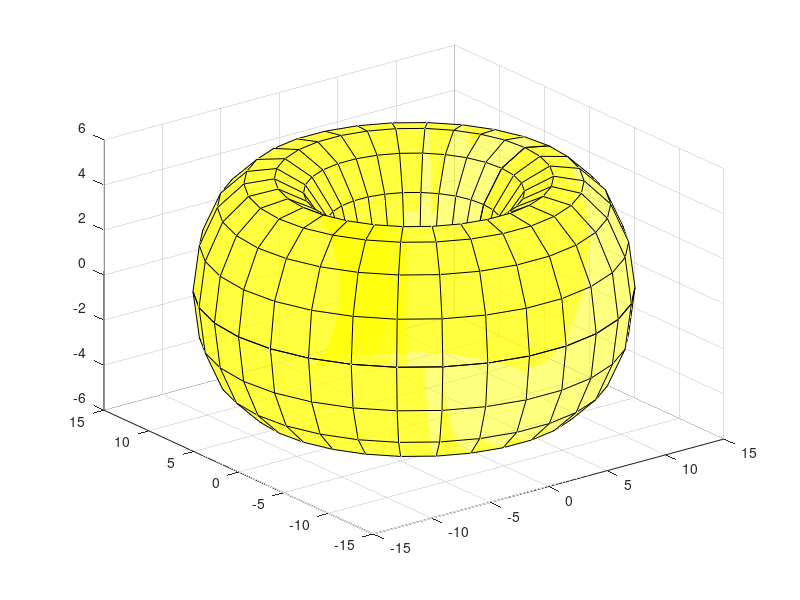

MATLAB code to generate this figure:
function [x, y, z] = torus (r1,r2,n,cm,ax)
% TORUS Generate a torus.
% torus (r, n, a) generates a plot of a
% torus with central radius a and
% lateral radius r.
% n controls the number of facets
% on the surface.
% These input variables are optional
% with defaults r = 0.5, n = 30, a = 1.
%
% [x, y, z] = torus(r, n, a) generates
% three (n + 1)-by-(n + 1) matrices so
% that surf (x, y, z) will produce the
% torus.
%
% See also SPHERE, CYLINDER
%
% MATLAB Primer, 6th Edition
% Kermit Sigmon and Timothy A. Davis
% Section 11.5, page 65.

if nargin < 5, ax=[]; end
if nargin < 4, cm=[1  1  0]; end
if nargin < 3, n = 30 ; end
if nargin < 2, r2 = 10 ; end
if nargin < 1, r1 = 5 ; end
theta = pi * (0:2:2*n)/n ;
phi = 2*pi* (0:2:n)'/n ;
xx = (r2 + r1*cos(phi)) * cos(theta) ;
yy = (r2 + r1*cos(phi)) * sin(theta) ;
zz = r1 * sin(phi) * ones(size(theta)) ;
%if nargout == 0
if ~isempty(ax)
    hSurface = surf(ax, xx, yy, zz);    
    set(hSurface, 'FaceColor',cm, 'FaceAlpha',0.5);%, 'EdgeAlpha', 0);
    %ar = (r1 + r2)/sqrt(2) ;    
    %axis([-ar, ar, -ar, ar, -ar, ar]) ;
elseif nargout == 0
    hSurface=surf(xx, yy, zz);
    set(hSurface, 'FaceColor',cm, 'FaceAlpha',0.5);%, 'EdgeAlpha', 0);
    %ar = (r1 + r2)/sqrt(2) ;
    %axis([-ar, ar, -ar, ar, -ar, ar]) ;
else
    x = xx ;
    y = yy ;
    z = zz ;
end
